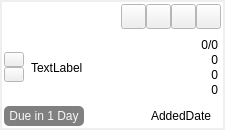
<?xml version="1.0" encoding="UTF-8"?>
<ui version="4.0">
 <class>QActivityWidget</class>
 <widget class="QWidget" name="QActivityWidget">
  <property name="geometry">
   <rect>
    <x>0</x>
    <y>0</y>
    <width>225</width>
    <height>130</height>
   </rect>
  </property>
  <property name="sizePolicy">
   <sizepolicy hsizetype="Minimum" vsizetype="Preferred">
    <horstretch>0</horstretch>
    <verstretch>0</verstretch>
   </sizepolicy>
  </property>
  <property name="minimumSize">
   <size>
    <width>200</width>
    <height>0</height>
   </size>
  </property>
  <property name="maximumSize">
   <size>
    <width>225</width>
    <height>130</height>
   </size>
  </property>
  <property name="windowTitle">
   <string>Form</string>
  </property>
  <property name="autoFillBackground">
   <bool>true</bool>
  </property>
  <layout class="QGridLayout" name="gridLayout">
   <property name="leftMargin">
    <number>2</number>
   </property>
   <property name="topMargin">
    <number>2</number>
   </property>
   <property name="rightMargin">
    <number>2</number>
   </property>
   <property name="bottomMargin">
    <number>2</number>
   </property>
   <item row="0" column="0">
    <widget class="QFrame" name="frame">
     <property name="palette">
      <palette>
       <active>
        <colorrole role="Base">
         <brush brushstyle="SolidPattern">
          <color alpha="255">
           <red>255</red>
           <green>255</green>
           <blue>255</blue>
          </color>
         </brush>
        </colorrole>
        <colorrole role="Window">
         <brush brushstyle="SolidPattern">
          <color alpha="255">
           <red>255</red>
           <green>255</green>
           <blue>255</blue>
          </color>
         </brush>
        </colorrole>
       </active>
       <inactive>
        <colorrole role="Base">
         <brush brushstyle="SolidPattern">
          <color alpha="255">
           <red>255</red>
           <green>255</green>
           <blue>255</blue>
          </color>
         </brush>
        </colorrole>
        <colorrole role="Window">
         <brush brushstyle="SolidPattern">
          <color alpha="255">
           <red>255</red>
           <green>255</green>
           <blue>255</blue>
          </color>
         </brush>
        </colorrole>
       </inactive>
       <disabled>
        <colorrole role="Base">
         <brush brushstyle="SolidPattern">
          <color alpha="255">
           <red>255</red>
           <green>255</green>
           <blue>255</blue>
          </color>
         </brush>
        </colorrole>
        <colorrole role="Window">
         <brush brushstyle="SolidPattern">
          <color alpha="255">
           <red>255</red>
           <green>255</green>
           <blue>255</blue>
          </color>
         </brush>
        </colorrole>
       </disabled>
      </palette>
     </property>
     <property name="autoFillBackground">
      <bool>true</bool>
     </property>
     <property name="frameShape">
      <enum>QFrame::NoFrame</enum>
     </property>
     <property name="frameShadow">
      <enum>QFrame::Raised</enum>
     </property>
     <property name="lineWidth">
      <number>0</number>
     </property>
     <property name="midLineWidth">
      <number>1</number>
     </property>
     <layout class="QGridLayout" name="gridLayout_2">
      <property name="leftMargin">
       <number>2</number>
      </property>
      <property name="topMargin">
       <number>2</number>
      </property>
      <property name="rightMargin">
       <number>2</number>
      </property>
      <property name="bottomMargin">
       <number>2</number>
      </property>
      <property name="spacing">
       <number>2</number>
      </property>
      <item row="0" column="0" colspan="3">
       <layout class="QHBoxLayout" name="horizontalLayout">
        <property name="spacing">
         <number>0</number>
        </property>
        <item>
         <widget class="QLabel" name="lblMove">
          <property name="minimumSize">
           <size>
            <width>20</width>
            <height>20</height>
           </size>
          </property>
          <property name="maximumSize">
           <size>
            <width>25</width>
            <height>25</height>
           </size>
          </property>
          <property name="cursor">
           <cursorShape>CrossCursor</cursorShape>
          </property>
          <property name="toolTip">
           <string>Press to hold to move to another list</string>
          </property>
          <property name="pixmap">
           <pixmap resource="resources.qrc">:/images/drag.png</pixmap>
          </property>
          <property name="scaledContents">
           <bool>false</bool>
          </property>
          <property name="alignment">
           <set>Qt::AlignCenter</set>
          </property>
         </widget>
        </item>
        <item>
         <spacer name="horizontalSpacer_3">
          <property name="orientation">
           <enum>Qt::Horizontal</enum>
          </property>
          <property name="sizeHint" stdset="0">
           <size>
            <width>40</width>
            <height>20</height>
           </size>
          </property>
         </spacer>
        </item>
        <item>
         <widget class="QPushButton" name="btnDelete">
          <property name="minimumSize">
           <size>
            <width>25</width>
            <height>25</height>
           </size>
          </property>
          <property name="maximumSize">
           <size>
            <width>25</width>
            <height>25</height>
           </size>
          </property>
          <property name="toolTip">
           <string>Delete Activity</string>
          </property>
          <property name="text">
           <string/>
          </property>
          <property name="icon">
           <iconset resource="resources.qrc">
            <normaloff>:/images/dismiss.png</normaloff>:/images/dismiss.png</iconset>
          </property>
          <property name="iconSize">
           <size>
            <width>15</width>
            <height>15</height>
           </size>
          </property>
          <property name="default">
           <bool>false</bool>
          </property>
          <property name="flat">
           <bool>false</bool>
          </property>
         </widget>
        </item>
        <item>
         <widget class="QPushButton" name="btnShowNotes">
          <property name="minimumSize">
           <size>
            <width>25</width>
            <height>25</height>
           </size>
          </property>
          <property name="maximumSize">
           <size>
            <width>25</width>
            <height>25</height>
           </size>
          </property>
          <property name="toolTip">
           <string>Notes</string>
          </property>
          <property name="text">
           <string/>
          </property>
          <property name="icon">
           <iconset resource="resources.qrc">
            <normaloff>:/images/notes.png</normaloff>:/images/notes.png</iconset>
          </property>
         </widget>
        </item>
        <item>
         <widget class="QPushButton" name="btnViewChildren">
          <property name="minimumSize">
           <size>
            <width>25</width>
            <height>25</height>
           </size>
          </property>
          <property name="maximumSize">
           <size>
            <width>25</width>
            <height>25</height>
           </size>
          </property>
          <property name="toolTip">
           <string>View child activities</string>
          </property>
          <property name="text">
           <string/>
          </property>
          <property name="icon">
           <iconset resource="resources.qrc">
            <normaloff>:/images/childactivities.png</normaloff>:/images/childactivities.png</iconset>
          </property>
          <property name="iconSize">
           <size>
            <width>15</width>
            <height>15</height>
           </size>
          </property>
          <property name="default">
           <bool>false</bool>
          </property>
          <property name="flat">
           <bool>false</bool>
          </property>
         </widget>
        </item>
        <item>
         <widget class="QPushButton" name="btnEdit">
          <property name="minimumSize">
           <size>
            <width>25</width>
            <height>25</height>
           </size>
          </property>
          <property name="maximumSize">
           <size>
            <width>25</width>
            <height>25</height>
           </size>
          </property>
          <property name="toolTip">
           <string>Edit Activity</string>
          </property>
          <property name="text">
           <string/>
          </property>
          <property name="icon">
           <iconset resource="resources.qrc">
            <normaloff>:/images/edit.png</normaloff>:/images/edit.png</iconset>
          </property>
          <property name="iconSize">
           <size>
            <width>15</width>
            <height>15</height>
           </size>
          </property>
          <property name="default">
           <bool>false</bool>
          </property>
          <property name="flat">
           <bool>false</bool>
          </property>
         </widget>
        </item>
       </layout>
      </item>
      <item row="1" column="0">
       <layout class="QVBoxLayout" name="verticalLayout">
        <property name="spacing">
         <number>0</number>
        </property>
        <item>
         <spacer name="verticalSpacer">
          <property name="orientation">
           <enum>Qt::Vertical</enum>
          </property>
          <property name="sizeHint" stdset="0">
           <size>
            <width>10</width>
            <height>40</height>
           </size>
          </property>
         </spacer>
        </item>
        <item>
         <widget class="QPushButton" name="btnUp">
          <property name="minimumSize">
           <size>
            <width>20</width>
            <height>15</height>
           </size>
          </property>
          <property name="maximumSize">
           <size>
            <width>20</width>
            <height>15</height>
           </size>
          </property>
          <property name="toolTip">
           <string>Move activity up in the list</string>
          </property>
          <property name="text">
           <string/>
          </property>
          <property name="icon">
           <iconset resource="resources.qrc">
            <normaloff>:/images/arrowup.png</normaloff>:/images/arrowup.png</iconset>
          </property>
          <property name="iconSize">
           <size>
            <width>10</width>
            <height>10</height>
           </size>
          </property>
          <property name="default">
           <bool>false</bool>
          </property>
          <property name="flat">
           <bool>false</bool>
          </property>
         </widget>
        </item>
        <item>
         <widget class="QPushButton" name="btnDown">
          <property name="minimumSize">
           <size>
            <width>20</width>
            <height>15</height>
           </size>
          </property>
          <property name="maximumSize">
           <size>
            <width>20</width>
            <height>15</height>
           </size>
          </property>
          <property name="toolTip">
           <string>Move activity down in the list</string>
          </property>
          <property name="text">
           <string/>
          </property>
          <property name="icon">
           <iconset resource="resources.qrc">
            <normaloff>:/images/arrowdown.png</normaloff>:/images/arrowdown.png</iconset>
          </property>
          <property name="iconSize">
           <size>
            <width>10</width>
            <height>10</height>
           </size>
          </property>
          <property name="default">
           <bool>false</bool>
          </property>
          <property name="flat">
           <bool>false</bool>
          </property>
         </widget>
        </item>
        <item>
         <spacer name="verticalSpacer_2">
          <property name="orientation">
           <enum>Qt::Vertical</enum>
          </property>
          <property name="sizeHint" stdset="0">
           <size>
            <width>20</width>
            <height>40</height>
           </size>
          </property>
         </spacer>
        </item>
       </layout>
      </item>
      <item row="1" column="2">
       <layout class="QVBoxLayout" name="verticalLayout_3">
        <property name="spacing">
         <number>1</number>
        </property>
        <item>
         <spacer name="verticalSpacer_3">
          <property name="orientation">
           <enum>Qt::Vertical</enum>
          </property>
          <property name="sizeHint" stdset="0">
           <size>
            <width>20</width>
            <height>40</height>
           </size>
          </property>
         </spacer>
        </item>
        <item>
         <layout class="QHBoxLayout" name="horizontalLayout_2">
          <property name="spacing">
           <number>3</number>
          </property>
          <property name="leftMargin">
           <number>3</number>
          </property>
          <property name="rightMargin">
           <number>3</number>
          </property>
          <item>
           <widget class="QLabel" name="lblicoChildren">
            <property name="maximumSize">
             <size>
              <width>15</width>
              <height>15</height>
             </size>
            </property>
            <property name="toolTip">
             <string>Children</string>
            </property>
            <property name="text">
             <string/>
            </property>
            <property name="pixmap">
             <pixmap resource="resources.qrc">:/images/childactivities.png</pixmap>
            </property>
            <property name="scaledContents">
             <bool>true</bool>
            </property>
           </widget>
          </item>
          <item>
           <widget class="QLabel" name="lblChildren">
            <property name="toolTip">
             <string>Done/Out of</string>
            </property>
            <property name="text">
             <string>0/0</string>
            </property>
            <property name="alignment">
             <set>Qt::AlignRight|Qt::AlignTrailing|Qt::AlignVCenter</set>
            </property>
           </widget>
          </item>
         </layout>
        </item>
        <item>
         <layout class="QHBoxLayout" name="horizontalLayout_6">
          <property name="spacing">
           <number>3</number>
          </property>
          <property name="leftMargin">
           <number>3</number>
          </property>
          <property name="rightMargin">
           <number>3</number>
          </property>
          <item>
           <widget class="QLabel" name="lblicoNotes">
            <property name="maximumSize">
             <size>
              <width>15</width>
              <height>15</height>
             </size>
            </property>
            <property name="toolTip">
             <string>Notes</string>
            </property>
            <property name="text">
             <string/>
            </property>
            <property name="pixmap">
             <pixmap resource="resources.qrc">:/images/notes.png</pixmap>
            </property>
            <property name="scaledContents">
             <bool>false</bool>
            </property>
           </widget>
          </item>
          <item>
           <widget class="QLabel" name="lblNotes">
            <property name="toolTip">
             <string>No of Notes</string>
            </property>
            <property name="text">
             <string>0</string>
            </property>
            <property name="alignment">
             <set>Qt::AlignRight|Qt::AlignTrailing|Qt::AlignVCenter</set>
            </property>
           </widget>
          </item>
         </layout>
        </item>
        <item>
         <layout class="QHBoxLayout" name="horizontalLayout_4">
          <property name="spacing">
           <number>3</number>
          </property>
          <property name="leftMargin">
           <number>3</number>
          </property>
          <property name="rightMargin">
           <number>3</number>
          </property>
          <item>
           <widget class="QLabel" name="lblicoWeight">
            <property name="maximumSize">
             <size>
              <width>15</width>
              <height>15</height>
             </size>
            </property>
            <property name="toolTip">
             <string>Points</string>
            </property>
            <property name="text">
             <string/>
            </property>
            <property name="pixmap">
             <pixmap resource="resources.qrc">:/images/weight.png</pixmap>
            </property>
            <property name="scaledContents">
             <bool>false</bool>
            </property>
           </widget>
          </item>
          <item>
           <widget class="QLabel" name="lblWeight">
            <property name="toolTip">
             <string>No of Activity Points</string>
            </property>
            <property name="text">
             <string>0</string>
            </property>
            <property name="alignment">
             <set>Qt::AlignRight|Qt::AlignTrailing|Qt::AlignVCenter</set>
            </property>
           </widget>
          </item>
         </layout>
        </item>
        <item>
         <layout class="QHBoxLayout" name="horizontalLayout_5">
          <property name="spacing">
           <number>3</number>
          </property>
          <property name="leftMargin">
           <number>3</number>
          </property>
          <property name="rightMargin">
           <number>3</number>
          </property>
          <item>
           <widget class="QLabel" name="lblicoSprint">
            <property name="maximumSize">
             <size>
              <width>20</width>
              <height>15</height>
             </size>
            </property>
            <property name="toolTip">
             <string>Sprint Number</string>
            </property>
            <property name="text">
             <string/>
            </property>
            <property name="pixmap">
             <pixmap resource="resources.qrc">:/images/sprint.png</pixmap>
            </property>
            <property name="scaledContents">
             <bool>false</bool>
            </property>
           </widget>
          </item>
          <item>
           <widget class="QLabel" name="lblSprintNo">
            <property name="toolTip">
             <string>Sprint Number</string>
            </property>
            <property name="text">
             <string>0</string>
            </property>
            <property name="alignment">
             <set>Qt::AlignRight|Qt::AlignTrailing|Qt::AlignVCenter</set>
            </property>
           </widget>
          </item>
         </layout>
        </item>
        <item>
         <spacer name="verticalSpacer_4">
          <property name="orientation">
           <enum>Qt::Vertical</enum>
          </property>
          <property name="sizeHint" stdset="0">
           <size>
            <width>20</width>
            <height>40</height>
           </size>
          </property>
         </spacer>
        </item>
       </layout>
      </item>
      <item row="2" column="0" colspan="3">
       <layout class="QHBoxLayout" name="horizontalLayout_7">
        <item>
         <widget class="QLabel" name="lblNotify">
          <property name="font">
           <font>
            <weight>50</weight>
            <bold>false</bold>
            <kerning>false</kerning>
           </font>
          </property>
          <property name="toolTip">
           <string>Due date</string>
          </property>
          <property name="styleSheet">
           <string notr="true">border-radius: 5px; background-color: gray; color:  rgb(248, 248, 248); padding: 0 5px 0 5px;</string>
          </property>
          <property name="text">
           <string>Due in 1 Day</string>
          </property>
          <property name="textFormat">
           <enum>Qt::PlainText</enum>
          </property>
          <property name="scaledContents">
           <bool>false</bool>
          </property>
          <property name="alignment">
           <set>Qt::AlignCenter</set>
          </property>
          <property name="margin">
           <number>3</number>
          </property>
         </widget>
        </item>
        <item>
         <spacer name="horizontalSpacer">
          <property name="orientation">
           <enum>Qt::Horizontal</enum>
          </property>
          <property name="sizeHint" stdset="0">
           <size>
            <width>40</width>
            <height>20</height>
           </size>
          </property>
         </spacer>
        </item>
        <item>
         <widget class="QLabel" name="lblAddedDate">
          <property name="maximumSize">
           <size>
            <width>16777215</width>
            <height>15</height>
           </size>
          </property>
          <property name="text">
           <string>AddedDate</string>
          </property>
         </widget>
        </item>
        <item>
         <widget class="QLabel" name="lblicoAddedDate">
          <property name="text">
           <string/>
          </property>
          <property name="pixmap">
           <pixmap resource="resources.qrc">:/images/due.png</pixmap>
          </property>
         </widget>
        </item>
       </layout>
      </item>
      <item row="1" column="1">
       <widget class="QScrollArea" name="scrollArea">
        <property name="palette">
         <palette>
          <active>
           <colorrole role="Base">
            <brush brushstyle="SolidPattern">
             <color alpha="0">
              <red>255</red>
              <green>255</green>
              <blue>255</blue>
             </color>
            </brush>
           </colorrole>
           <colorrole role="Window">
            <brush brushstyle="SolidPattern">
             <color alpha="0">
              <red>255</red>
              <green>255</green>
              <blue>255</blue>
             </color>
            </brush>
           </colorrole>
          </active>
          <inactive>
           <colorrole role="Base">
            <brush brushstyle="SolidPattern">
             <color alpha="0">
              <red>255</red>
              <green>255</green>
              <blue>255</blue>
             </color>
            </brush>
           </colorrole>
           <colorrole role="Window">
            <brush brushstyle="SolidPattern">
             <color alpha="0">
              <red>255</red>
              <green>255</green>
              <blue>255</blue>
             </color>
            </brush>
           </colorrole>
          </inactive>
          <disabled>
           <colorrole role="Base">
            <brush brushstyle="SolidPattern">
             <color alpha="0">
              <red>255</red>
              <green>255</green>
              <blue>255</blue>
             </color>
            </brush>
           </colorrole>
           <colorrole role="Window">
            <brush brushstyle="SolidPattern">
             <color alpha="0">
              <red>255</red>
              <green>255</green>
              <blue>255</blue>
             </color>
            </brush>
           </colorrole>
          </disabled>
         </palette>
        </property>
        <property name="autoFillBackground">
         <bool>true</bool>
        </property>
        <property name="frameShape">
         <enum>QFrame::NoFrame</enum>
        </property>
        <property name="horizontalScrollBarPolicy">
         <enum>Qt::ScrollBarAlwaysOff</enum>
        </property>
        <property name="widgetResizable">
         <bool>true</bool>
        </property>
        <widget class="QWidget" name="scrollAreaWidgetContents">
         <property name="geometry">
          <rect>
           <x>0</x>
           <y>0</y>
           <width>149</width>
           <height>69</height>
          </rect>
         </property>
         <layout class="QVBoxLayout" name="verticalLayout_2">
          <property name="spacing">
           <number>5</number>
          </property>
          <property name="leftMargin">
           <number>5</number>
          </property>
          <property name="topMargin">
           <number>5</number>
          </property>
          <property name="rightMargin">
           <number>5</number>
          </property>
          <property name="bottomMargin">
           <number>5</number>
          </property>
          <item>
           <widget class="QLabel" name="lblActivity">
            <property name="sizePolicy">
             <sizepolicy hsizetype="Maximum" vsizetype="MinimumExpanding">
              <horstretch>0</horstretch>
              <verstretch>0</verstretch>
             </sizepolicy>
            </property>
            <property name="autoFillBackground">
             <bool>false</bool>
            </property>
            <property name="text">
             <string>TextLabel</string>
            </property>
            <property name="wordWrap">
             <bool>true</bool>
            </property>
            <property name="margin">
             <number>2</number>
            </property>
           </widget>
          </item>
         </layout>
        </widget>
       </widget>
      </item>
     </layout>
    </widget>
   </item>
  </layout>
 </widget>
 <resources>
  <include location="resources.qrc"/>
 </resources>
 <connections/>
</ui>
